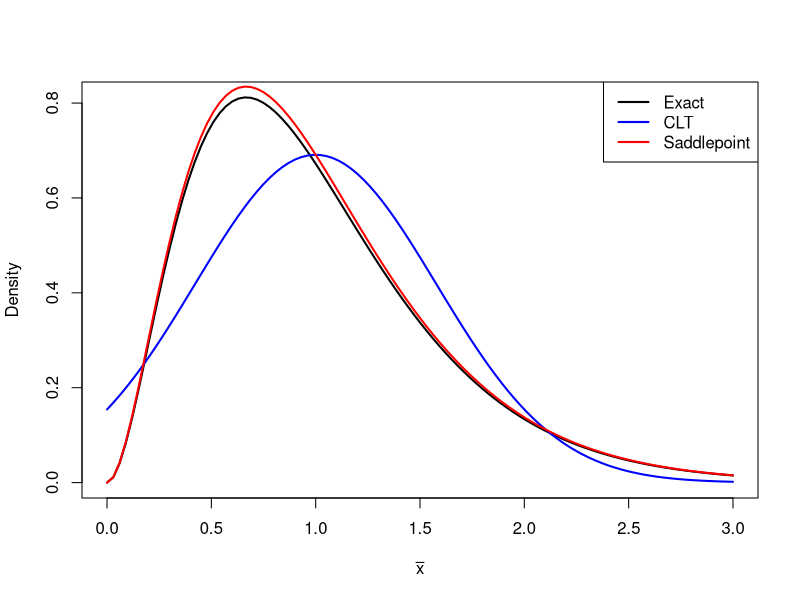

This figure's R source:
ordered.normal <- sort(rnorm(100))
ordered.normal
pnorm(ordered.normal)


alpha <- 1; n <- 3;
exact <- function(x) (n*x)^(n*alpha - 1) *exp( - n * x) * n / gamma(n*alpha)
curve(exact,0,3, xlab = expression(bar(x)), ylab = "Density", lwd = 2)

clt <- function(x) dnorm(x, mean = alpha, sd = alpha / sqrt(n))
curve(clt, col = "blue", add = TRUE, lwd = 2)

spa <- function(x) (n*x)^(n*alpha-1) * exp(-n*x)*n /
   (sqrt(2*pi/(n*alpha)) * ( n *alpha) ^ ( n * alpha) * exp(-n*alpha))
curve(spa, col = "red", add = TRUE, lwd = 2)
legend("topright", legend = c("Exact", "CLT", "Saddlepoint"),
       col = c("black", "blue", "red"), lty = 1, lwd = 2)
